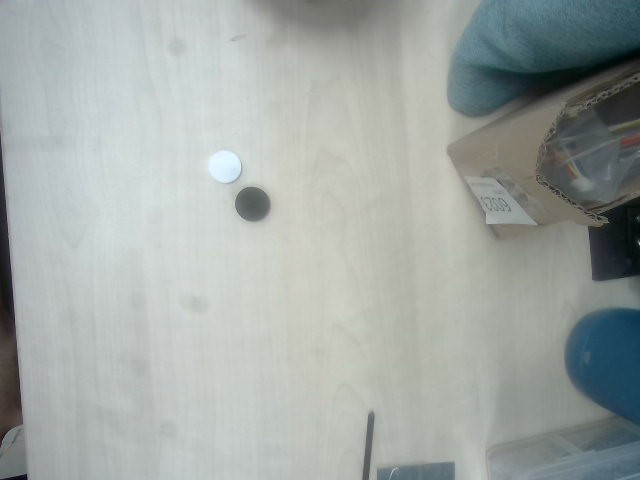
#> input picture 4.jpg, 640 x 480 px, given in place of the camera
$ python 'test 2.py'
#> lines starting #> are read from the running program, lines starting #| are printed output that depends on the picture; after the words box and inside, x2 and y2 are one past the last pixel; in counts of white or black regions, pixels touching at a corner belong together
import cv2 #opencv读取的格式是BGR
import numpy as np
import cv2
import datetime


white_D= np.array([15, 15, 200])
white_U= np.array([180, 55, 255])
black_D= np.array([0, 0, 0])
black_U= np.array([180, 255, 100])
green_D= np.array([40, 70, 70])
green_U= np.array([80, 255, 255])

capture=cv2.VideoCapture(1)#开启相机

while(True):
    ret, frame = capture.read()
#> frame is the input picture: shape (480, 640, 3); mean B, G, R 165, 168.3, 161.4
    # 获取一帧
    hsv_img = cv2.cvtColor(frame, cv2.COLOR_BGR2HSV)
#> hsv_img: shape (480, 640, 3); mean H, S, V 66.3, 22.2, 169.8
    # 将彩色图像'img'转换为‘HSV'

    mask_B= cv2.inRange(hsv_img, black_D, black_U)
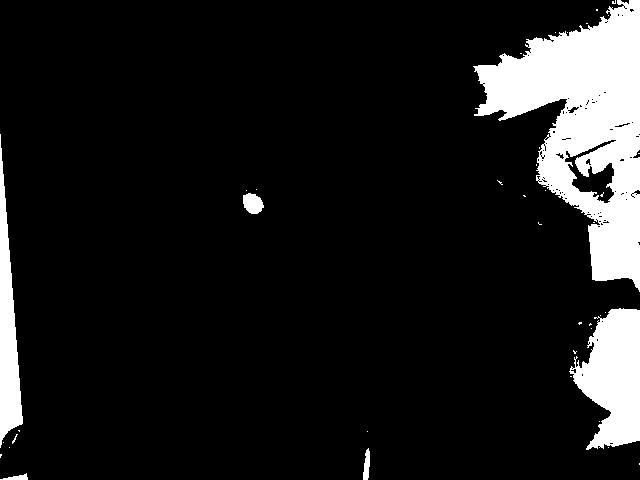
#> mask_B: shape (480, 640); 11.1% white; 40 white regions (34 under 20 px), largest, box (x1, y1, x2, y2) and area: (473, 0, 640, 292) 23211, (569, 308, 640, 450) 6561, (0, 134, 23, 448) 3586, (243, 193, 264, 214) 328, (363, 448, 370, 480) 157, (0, 473, 28, 480) 99
    mask_W= cv2.inRange(hsv_img, white_D,white_U)
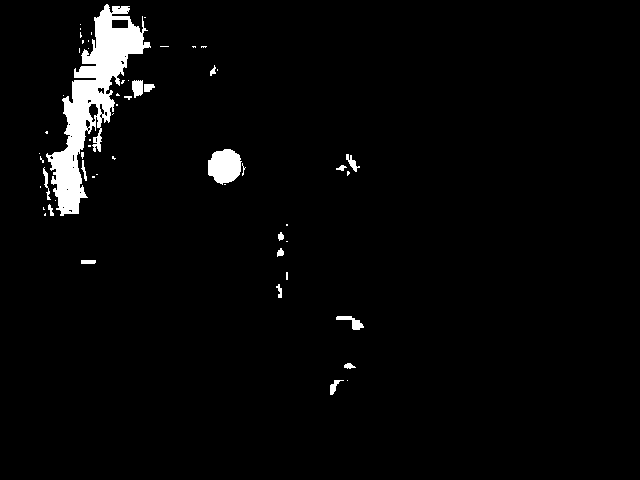
#> mask_W: shape (480, 640); 3% white; 57 white regions (39 under 20 px), largest, box (x1, y1, x2, y2) and area: (46, 4, 151, 216) 6994, (208, 149, 242, 185) 916, (336, 316, 364, 330) 164
    mask_G= cv2.inRange(hsv_img, green_D, green_U)
#> mask_G: shape (480, 640); every value is 0
    # 创建掩码，提取位于颜色范围内的像素
    mask = cv2.bitwise_or(cv2.bitwise_or(mask_B, mask_W), mask_G)
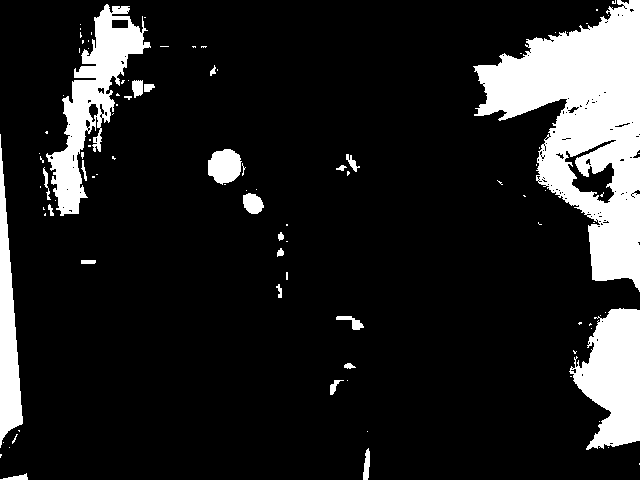
#> mask: shape (480, 640); 14.1% white; 97 white regions (73 under 20 px)
    #合并掩码

    contours, _ = cv2.findContours(mask, cv2.RETR_TREE, cv2.CHAIN_APPROX_SIMPLE)
#> contours = 220 contours, 187 with area under 20; largest, box (x1, y1, x2, y2) and area: (473, 0, 640, 292) 24085, (46, 4, 151, 216) 6854, (569, 308, 640, 450) 6340, (0, 134, 23, 448) 3268, (564, 139, 617, 204) 1321
    # 在二值图像'threshold'中查找轮廓
    # RETR_TREE: 检索所有轮廓，并重建嵌套轮廓的完整层次结构
    # CHAIN_APPROX_SIMPLE: 压缩水平、垂直和对角线段，仅保留它们的终点

    i = 0

    # 遍历图像中找到的每个轮廓
    for contour in contours:
        # 忽略第一个轮廓，因为findContours函数会将整个图像检测为一个轮廓
        if i == 0:
            i = 1
            continue

        # 使用cv2.approxPolyDP()函数对轮廓进行多边形逼近
        approx = cv2.approxPolyDP(contour, 0.01 * cv2.arcLength(contour, True), True)

        # 使用drawContours()函数绘制轮廓
        cv2.drawContours(frame, [contour], 0, (0, 0, 255), 5)

        # 计算形状的中心点
        M = cv2.moments(contour)
        if M['m00'] != 0.0:
            x = int(M['m10'] / M['m00'])
            y = int(M['m01'] / M['m00'])

        # 在每个形状的中心点放置形状名称


        if len(approx) == 4:
            cv2.putText(frame , 'Quadrilateral', (x, y),
                        cv2.FONT_HERSHEY_SIMPLEX, 0.6, (255, 255, 255), 2)

        else :
#> (the run stopped early here; a loop or call above may not have finished)
